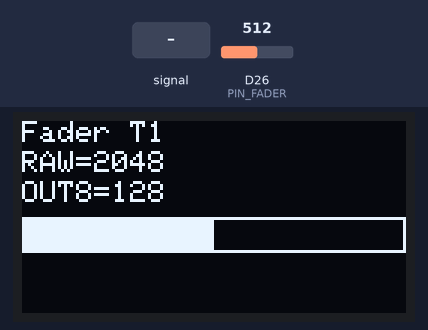
The sketch below on a simulated Arduino Due. Shown: 128×64 one-colour display. Inputs (shaded band) come from the test bench; at power-on: D26 (PIN_FADER) = 512 (analog values on the 0–1023 scale). What the sketch prints to the serial monitor is not drawn.

Above: at 1.2 s.
1.3 s: D26 (PIN_FADER) fed a 2 Hz sine of ±306 counts around its level
At 1.64 s:
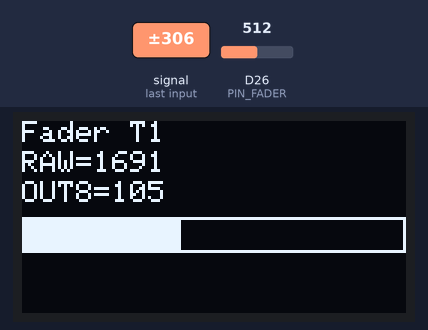
3.6 s: D26 (PIN_FADER) set to 20
At 5.26 s:
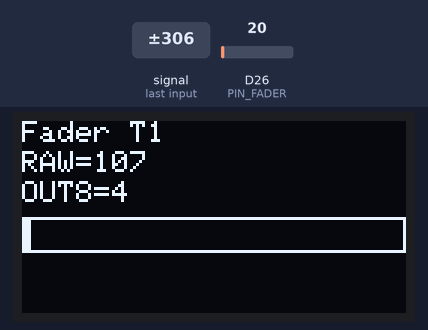
5.3 s: D26 (PIN_FADER) set to 15
6.9 s: D26 (PIN_FADER) set to 0
At 9.0 s:
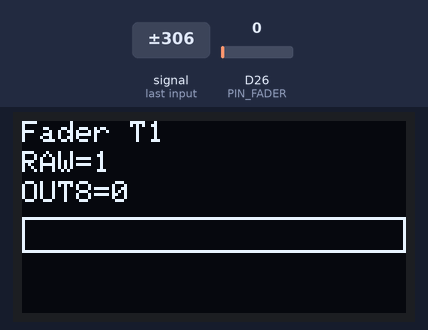
Timing chart, 0 to 10.5 s (numbered marks = the images above; inputs shaded):
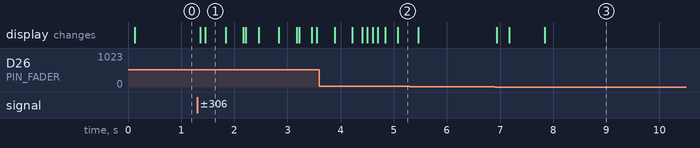

The sketch:

PicoFadercalibrationclean.ino
```cpp
#include "pins.h"
#include "Bash_test.h"
#include "display.h"
#include "comms.h"

// Forward decls for tests
void run_test1();
void run_test2();
void run_test3();

void setup() {
  comms_begin();
  display_begin();
  analogReadResolution(12); // RP2040 supports 12-bit ADC
  display_status("PicoFaderTest", "Fader + OLED", String("#") + TEST);
  Serial.print("TEST="); Serial.println(TEST);
}

void loop() {
  switch (TEST) {
    case 1: run_test1(); break;
    case 2: run_test2(); break;
    case 3: run_test3(); break;
    default:
      display_status("TEST inconnu", String("#") + TEST);
      delay(300);
  }
}
```

Bash_test.h
```cpp
#pragma once
// Select active test (1 only implemented here)
constexpr int TEST = 1;  // 1=Fader + OLED, 2=Stub, 3=Stub
```

comms.cpp
```cpp
#include <Arduino.h>
static String buf;

void comms_begin() {
  Serial.begin(115200);
  unsigned long t0 = millis();
  while (!Serial && (millis() - t0) < 1500) { /* wait up to ~1.5s */ }
  Serial.println("READY");
}

bool comms_available_line() {
  while (Serial.available()) {
    char c = (char)Serial.read();
    if (c == '\r') continue;
    if (c == '\n') return true;
    buf += c;
  }
  return false;
}

String comms_take_line() {
  String out = buf;
  buf = "";
  return out;
}
```

comms.h
```cpp
#pragma once
#include <Arduino.h>

// Start Serial and announce when ready
void comms_begin();

// Non-blocking read of a full text line (ending with '\n'); returns true if a line is available.
bool comms_available_line();
String comms_take_line();

// Send a key=value pair over Serial on a single line for easy parsing from Python.
inline void comms_kv(const String& k, const String& v) {
  Serial.print(k); Serial.print('='); Serial.println(v);
}
inline void comms_kv(const String& k, int v)   { comms_kv(k, String(v)); }
inline void comms_kv(const String& k, float v) { comms_kv(k, String(v, 3)); }
```

display.cpp
```cpp
#include <Wire.h>
#include <Adafruit_GFX.h>
#include <Adafruit_SSD1306.h>
#include "pins.h"

static Adafruit_SSD1306 oled(OLED_WIDTH, OLED_HEIGHT, &Wire, -1);

void display_begin() {
  Wire.setSDA(PIN_I2C_SDA);
  Wire.setSCL(PIN_I2C_SCL);
  Wire.begin();
  if (!oled.begin(SSD1306_SWITCHCAPVCC, OLED_ADDR_1)) {
    if (!oled.begin(SSD1306_SWITCHCAPVCC, OLED_ADDR_2)) {
      // If the display is not found, hang to make it obvious.
      while (1) { delay(10); }
    }
  }
  oled.clearDisplay();
  oled.setTextColor(SSD1306_WHITE);
  oled.setTextSize(1);
  oled.setCursor(0, 0);
  oled.println("OLED READY");
  oled.display();
}

void display_status(const String& l1, const String& l2, const String& l3) {
  oled.clearDisplay();
  oled.setTextColor(SSD1306_WHITE);
  oled.setTextSize(1);
  oled.setCursor(0, 0);
  oled.println(l1);
  oled.setCursor(0, 10);
  oled.println(l2);
  oled.setCursor(0, 20);
  oled.println(l3);
  oled.display();
}

void display_fader(int raw, int minv, int maxv, const String& note, int out8) {
  int span = maxv - minv;
  if (span < 1) span = 1;
  int clamped = raw;
  if (clamped < minv) clamped = minv;
  if (clamped > maxv) clamped = maxv;
  int bar_w = (clamped - minv) * (OLED_WIDTH - 2) / span;

  oled.clearDisplay();
  oled.setTextColor(SSD1306_WHITE);
  oled.setTextSize(1);
  oled.setCursor(0, 0);
  oled.print("Fader ");
  oled.println(note);
  oled.setCursor(0, 10);
  oled.print("RAW="); oled.print(raw);
  oled.setCursor(0, 20);
  oled.print("OUT8="); oled.print(out8);

  oled.drawRect(0, 32, OLED_WIDTH, 12, SSD1306_WHITE);
  if (bar_w > 0) oled.fillRect(1, 33, bar_w, 10, SSD1306_WHITE);
  oled.display();
}
```

display.h
```cpp
#pragma once
#include <Arduino.h>

void display_begin();
void display_status(const String& l1, const String& l2 = "", const String& l3 = "");
void display_fader(int raw, int minv, int maxv, const String& note, int out8);
```

test1_fader.cpp
```cpp
#include <Arduino.h>
#include "pins.h"
#include "display.h"
#include "comms.h"

// --- Constantes au début pour réglage facile ---
const int NS = 150;         // suréchantillonnage (échantillons)
const int HYST = 25;        // hystérésis (counts ADC)
const int USABLE_MIN = 40;  // borne basse utilisée
const int USABLE_MAX = 4025;// borne haute utilisée

// Filtre EMA
static int ema = -1;

// Convertit RAW 12 bits -> [0..255] en tenant compte des bornes
static int map_to_8bit(int raw) {
  int clamped = raw;
  if (clamped < USABLE_MIN) clamped = USABLE_MIN;
  if (clamped > USABLE_MAX) clamped = USABLE_MAX;
  long span = (long)USABLE_MAX - (long)USABLE_MIN;
  if (span < 1) span = 1;
  long v = ((long)(clamped - USABLE_MIN) * 255L) / span;
  if (v < 0) v = 0;
  if (v > 255) v = 255;
  return (int)v;
}

void run_test1() {
  // Lecture suréchantillonnée
  long acc = 0;
  for (int i = 0; i < NS; ++i) {
    acc += analogRead(PIN_FADER);
  }
  int raw = (int)(acc / NS);

  // EMA first-order
  if (ema < 0) ema = raw;
  ema = (ema * 7 + raw * 1) / 8;  // alpha = 1/8

  // Hystérésis simple
  static int shown = 0;
  if (abs(ema - shown) > HYST) shown = ema;

  // Mapping vers 8 bits
  int out8 = map_to_8bit(shown);

  // Affichage OLED
  display_fader(shown, USABLE_MIN, USABLE_MAX, "T1", out8);

  // Sorties série (pour script Python)
  comms_kv("RAW", shown);
  comms_kv("OUT8", out8);

  // Protocole RX simple
  if (comms_available_line()) {
    String line = comms_take_line();
    line.trim();
    if (line.equalsIgnoreCase("PING")) {
      Serial.println("PONG");
    } else if (line.startsWith("SET USABLE_MIN=")) {
      int v = line.substring(14).toInt();
      // Note: constantes sont const ici; pour runtime, les rendre variables.
      Serial.println("ERR:USABLE_MIN is const at compile time");
    } else if (line.startsWith("SET USABLE_MAX=")) {
      int v = line.substring(14).toInt();
      Serial.println("ERR:USABLE_MAX is const at compile time");
    } else if (line.equalsIgnoreCase("GET")) {
      Serial.print("RAW="); Serial.print(shown);
      Serial.print(" OUT8="); Serial.println(out8);
    } else {
      Serial.print("ECHO: "); Serial.println(line);
    }
  }

  delay(5);
}
```

test2_motor_jog.cpp
```cpp
#include <Arduino.h>
#include "display.h"
void run_test2() {
  display_status("Test2 (stub)", "Motor jog (TODO)", "");
  delay(200);
}
```

test3_pid_control.cpp
```cpp
#include <Arduino.h>
#include "display.h"
void run_test3() {
  display_status("Test3 (stub)", "PID (TODO)", "");
  delay(200);
}
```

pins.h
```cpp
#pragma once
// === Pinout (Raspberry Pi Pico / RP2040) ===
// Adjust if you wire differently.
constexpr int PIN_FADER = 26;      // ADC0 = GP26
constexpr int PIN_I2C_SDA = 4;    // GP16
constexpr int PIN_I2C_SCL = 5;    // GP17

// === OLED ===
constexpr int OLED_WIDTH  = 128;
constexpr int OLED_HEIGHT = 64;
constexpr int OLED_ADDR_1 = 0x3C;
constexpr int OLED_ADDR_2 = 0x3D;
```

Measured:
- after the input at 1.3 s, the display: first changes after 0.06 s (image 1 shows a later state)
- after the input at 6.9 s, the display: first changes at once (image 3 shows a later state)
